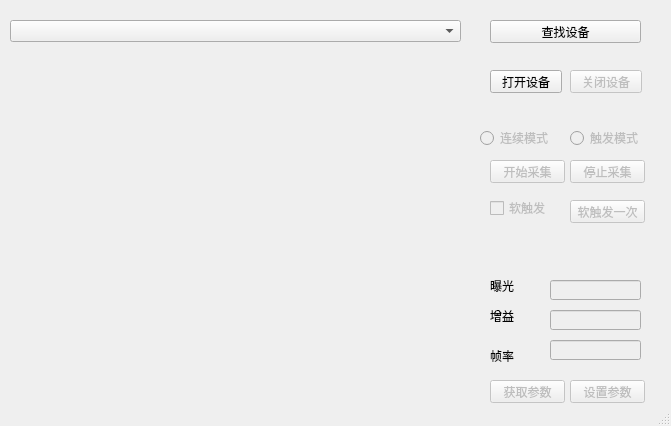
<?xml version="1.0" encoding="UTF-8"?>
<ui version="4.0">
 <class>MainWindow</class>
 <widget class="QMainWindow" name="MainWindow">
  <property name="geometry">
   <rect>
    <x>0</x>
    <y>0</y>
    <width>671</width>
    <height>426</height>
   </rect>
  </property>
  <property name="windowTitle">
   <string>BasicDemo</string>
  </property>
  <widget class="QWidget" name="centralWidget">
   <widget class="QPushButton" name="bnEnum">
    <property name="geometry">
     <rect>
      <x>490</x>
      <y>20</y>
      <width>151</width>
      <height>23</height>
     </rect>
    </property>
    <property name="text">
     <string>查找设备</string>
    </property>
   </widget>
   <widget class="QComboBox" name="ComboDevices">
    <property name="geometry">
     <rect>
      <x>10</x>
      <y>20</y>
      <width>451</width>
      <height>22</height>
     </rect>
    </property>
   </widget>
   <widget class="QPushButton" name="bnOpen">
    <property name="geometry">
     <rect>
      <x>490</x>
      <y>70</y>
      <width>72</width>
      <height>23</height>
     </rect>
    </property>
    <property name="text">
     <string>打开设备</string>
    </property>
   </widget>
   <widget class="QPushButton" name="bnClose">
    <property name="enabled">
     <bool>false</bool>
    </property>
    <property name="geometry">
     <rect>
      <x>570</x>
      <y>70</y>
      <width>72</width>
      <height>23</height>
     </rect>
    </property>
    <property name="text">
     <string>关闭设备</string>
    </property>
   </widget>
   <widget class="QPushButton" name="bnStart">
    <property name="enabled">
     <bool>false</bool>
    </property>
    <property name="geometry">
     <rect>
      <x>490</x>
      <y>160</y>
      <width>75</width>
      <height>23</height>
     </rect>
    </property>
    <property name="text">
     <string>开始采集</string>
    </property>
   </widget>
   <widget class="QPushButton" name="bnStop">
    <property name="enabled">
     <bool>false</bool>
    </property>
    <property name="geometry">
     <rect>
      <x>570</x>
      <y>160</y>
      <width>75</width>
      <height>23</height>
     </rect>
    </property>
    <property name="text">
     <string>停止采集</string>
    </property>
   </widget>
   <widget class="QRadioButton" name="bnContinuesMode">
    <property name="enabled">
     <bool>false</bool>
    </property>
    <property name="geometry">
     <rect>
      <x>480</x>
      <y>130</y>
      <width>91</width>
      <height>16</height>
     </rect>
    </property>
    <property name="text">
     <string>连续模式</string>
    </property>
   </widget>
   <widget class="QRadioButton" name="bnTriggerMode">
    <property name="enabled">
     <bool>false</bool>
    </property>
    <property name="geometry">
     <rect>
      <x>570</x>
      <y>130</y>
      <width>91</width>
      <height>16</height>
     </rect>
    </property>
    <property name="text">
     <string>触发模式</string>
    </property>
   </widget>
   <widget class="QPushButton" name="bnTriggerExec">
    <property name="enabled">
     <bool>false</bool>
    </property>
    <property name="geometry">
     <rect>
      <x>570</x>
      <y>200</y>
      <width>75</width>
      <height>23</height>
     </rect>
    </property>
    <property name="text">
     <string>软触发一次</string>
    </property>
   </widget>
   <widget class="QCheckBox" name="cbSoftTrigger">
    <property name="enabled">
     <bool>false</bool>
    </property>
    <property name="geometry">
     <rect>
      <x>490</x>
      <y>200</y>
      <width>71</width>
      <height>16</height>
     </rect>
    </property>
    <property name="text">
     <string>软触发</string>
    </property>
   </widget>
   <widget class="QLabel" name="lExposure">
    <property name="geometry">
     <rect>
      <x>490</x>
      <y>280</y>
      <width>54</width>
      <height>12</height>
     </rect>
    </property>
    <property name="text">
     <string>曝光</string>
    </property>
   </widget>
   <widget class="QLineEdit" name="tbExposure">
    <property name="enabled">
     <bool>false</bool>
    </property>
    <property name="geometry">
     <rect>
      <x>550</x>
      <y>280</y>
      <width>91</width>
      <height>20</height>
     </rect>
    </property>
   </widget>
   <widget class="QLabel" name="lGain">
    <property name="geometry">
     <rect>
      <x>490</x>
      <y>310</y>
      <width>54</width>
      <height>12</height>
     </rect>
    </property>
    <property name="text">
     <string>增益</string>
    </property>
   </widget>
   <widget class="QLineEdit" name="tbGain">
    <property name="enabled">
     <bool>false</bool>
    </property>
    <property name="geometry">
     <rect>
      <x>550</x>
      <y>310</y>
      <width>91</width>
      <height>20</height>
     </rect>
    </property>
   </widget>
   <widget class="QLabel" name="lFrameRate">
    <property name="geometry">
     <rect>
      <x>490</x>
      <y>350</y>
      <width>54</width>
      <height>12</height>
     </rect>
    </property>
    <property name="text">
     <string>帧率</string>
    </property>
   </widget>
   <widget class="QLineEdit" name="tbFrameRate">
    <property name="enabled">
     <bool>false</bool>
    </property>
    <property name="geometry">
     <rect>
      <x>550</x>
      <y>340</y>
      <width>91</width>
      <height>20</height>
     </rect>
    </property>
   </widget>
   <widget class="QPushButton" name="bnGetParam">
    <property name="enabled">
     <bool>false</bool>
    </property>
    <property name="geometry">
     <rect>
      <x>490</x>
      <y>380</y>
      <width>75</width>
      <height>23</height>
     </rect>
    </property>
    <property name="text">
     <string>获取参数</string>
    </property>
   </widget>
   <widget class="QPushButton" name="bnSetParam">
    <property name="enabled">
     <bool>false</bool>
    </property>
    <property name="geometry">
     <rect>
      <x>570</x>
      <y>380</y>
      <width>75</width>
      <height>23</height>
     </rect>
    </property>
    <property name="text">
     <string>设置参数</string>
    </property>
   </widget>
   <widget class="QWidget" name="widgetDisplay" native="true">
    <property name="geometry">
     <rect>
      <x>10</x>
      <y>60</y>
      <width>451</width>
      <height>341</height>
     </rect>
    </property>
   </widget>
  </widget>
  <widget class="QStatusBar" name="statusBar"/>
 </widget>
 <layoutdefault spacing="6" margin="11"/>
 <tabstops>
  <tabstop>bnEnum</tabstop>
  <tabstop>ComboDevices</tabstop>
  <tabstop>bnOpen</tabstop>
  <tabstop>bnClose</tabstop>
 </tabstops>
 <resources/>
 <connections/>
</ui>
